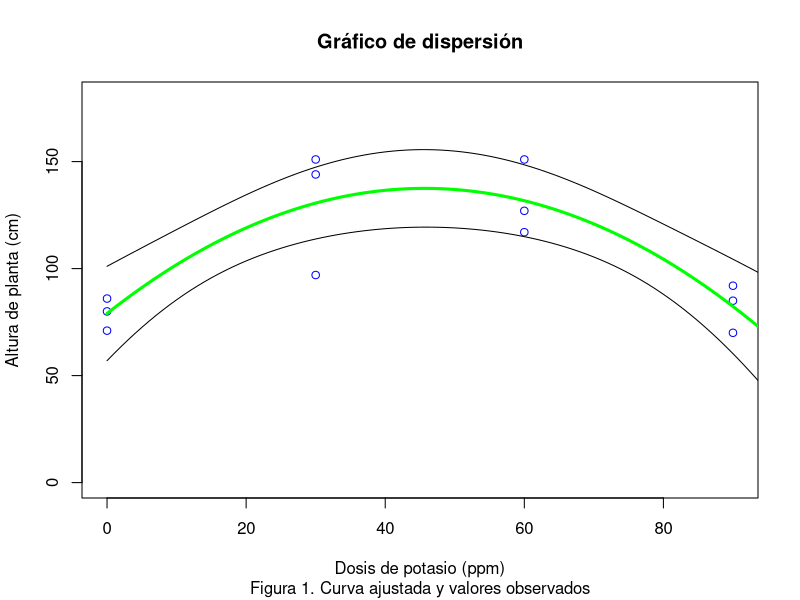
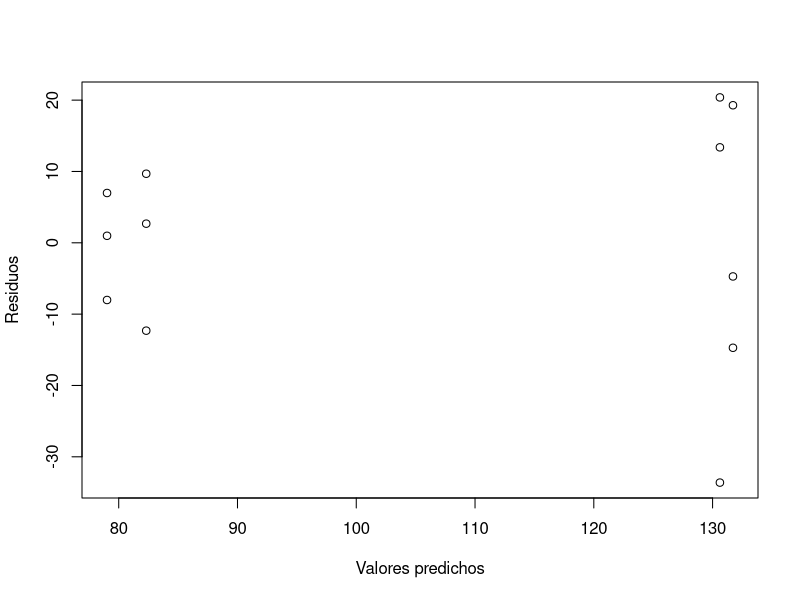

Write R code to recreate these figures, in order.
# Dr. Byron González
# http://byrong.cc

if(!require(car)){install.packages("car")}
if(!require(readxl)){install.packages("readxl")}


euc<-read_excel("polinomioseu.xlsx")
attach(euc)
head(euc)
str(euc)
dk<-as.factor(dosisk)
# Andeva
mod1<-lm(altura~dk)
anova(mod1)

# Evaluación de polinomios hasta el grado 3 porque son t-1 dosis
mod2<-lm(altura ~ dosisk + I(dosisk^2) + I(dosisk^3))
anova(mod2)

# Coeficientes del modelo completo
summary(mod2)

# Construcción del modelo de grado 2
mod3<-lm(altura ~ dosisk + I(dosisk^2))
anova(mod3)
summary(mod3)

# Cuando el término lineal del modelo no es satisfactorio
# se requiere eliminarlo
mod4<-lm(altura~-1+dosisk + I(dosisk^2), data=euc)
anova(mod4)

# Gráfico de dispersión
plot(dosisk,altura,col="blue", xlab="Dosis de potasio (ppm)",ylab="Altura de planta (cm)", ylim = c(0, 180), main="Gráfico de dispersión")
d<-seq(0,100,1)
predicted.intervals <- predict(mod3,data.frame(dosisk=d),interval="confidence",level=0.95)         
lines(d,predicted.intervals[,1],col='green',lwd=3)
lines(d,predicted.intervals[,2],col='black',lwd=1)
lines(d,predicted.intervals[,3],col='black',lwd=1)
title(sub="Figura 1. Curva ajustada y valores observados")

# Revisión del ajuste del modelo
plot(fitted(mod3),residuals(mod3), xlab="Valores predichos",ylab=
                              "Residuos")

# Revisión del VIF para el modelo polinomial de grado 2
vif_3 <- vif(mod3); vif_3
